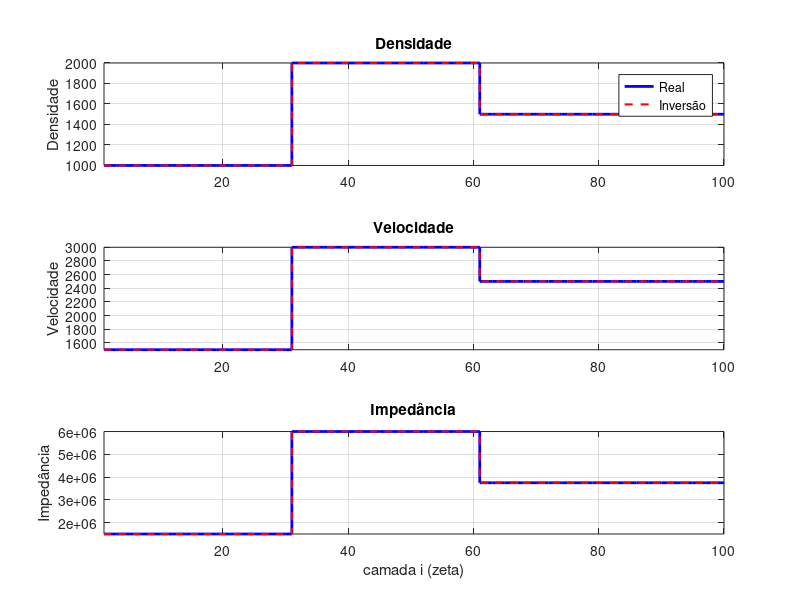

MATLAB code to generate this figure:
clear; clc; close all;

%parametros
nt = 300;
ni = 100; %camadas
nx = 21; %sensores
dx = 40; %distancia dos sensores
w = 2*pi*50; %frequencia angular

%interfaces
preal = ones(1, ni) * 1000;
creal   = ones(1, ni) * 1500;

preal(31:60) = 2000;  creal(31:60) = 3000;
preal(61:end) = 1500;  creal(61:end) = 2500;

Zreal = preal .* creal; %impedancia real para comparação

xi = (2*pi / (nx * dx)) * (-floor(nx/2):floor(nx/2)); %xi_m

%gerando dados dos sensores no dominio xi_m
Pteo = zeros(nx, nt);
Wteo = zeros(nx, nt);

fonte = zeros(1, nt);
fonte(3) = 1; %pulso

disp('Inicio');
for m = 1:nx

    Zm = zeros(1, ni); %impedancia obliqua
    for i = 1:ni
        kz = sqrt((w/creal(i))^2 - xi(m)^2);
        if isreal(kz) && kz > 0
            Zm(i) = preal(i) * w / kz;
        else
            Zm(i) = Zm(i-1); %para lidar com ondas evanescentes
        end
    end

    %propagação direta
    P = zeros(ni, nt);
    W = zeros(ni, nt);
    for j = 2:nt
        if mod(1 + j, 2) == 0 %superficie
            P(1, j) = fonte(j);
            U = Zm(1)*W(2, j-1) - P(2, j-1);
            W(1, j) = (P(1, j) + U) / Zm(1);
        end
        for i = 2:ni-1 %interno
            if mod(i + j, 2) == 0
                D = Zm(i-1)*W(i-1, j-1) + P(i-1, j-1);
                U = Zm(i)*W(i+1, j-1) - P(i+1, j-1);
                W(i, j) = (D + U) / (Zm(i-1) + Zm(i));
                P(i, j) = (Zm(i)*D - Zm(i-1)*U) / (Zm(i-1) + Zm(i));
            end
        end
        if mod(ni + j, 2) == 0 %fundo
            D = Zm(ni-1)*W(ni-1, j-1) + P(ni-1, j-1);
            W(ni, j) = D / (2 * Zm(ni-1));
            P(ni, j) = D / 2;
        end
    end

    Pteo(m, :) = P(1, :);
    Wteo(m, :) = W(1, :);
end

%tranformada inversa para voltar pro dominio em x
Psensor = real(ifft(ifftshift(Pteo, 1), [], 1)); %dados reias dos sensores
Wsensor = real(ifft(ifftshift(Wteo, 1), [], 1));

%AGORA É A INVERSÃO

%voltamos nosso dominio para os angulos xi_m
Pcanal = real(fftshift(fft(Psensor, [], 1), 1));
Wcanal = real(fftshift(fft(Wsensor, [], 1), 1));

%inversão
nt2 = 2 * ni; %tempo necessario
Zrec = zeros(nx, ni); %impedancia reconstruida camada x angulo

for m = 1:nx
    Pinv = zeros(ni, nt2);
    Winv = zeros(ni, nt2);
    Zinv = zeros(1, ni);

    %superficie
    for j = 1:2:nt2
        Pinv(1, j) = Pcanal(m, j + 2);
        Winv(1, j) = Wcanal(m, j + 2);
    end

    Zinv(1) = Pinv(1, 1) / Winv(1, 1);

    for i = 2:ni %recursão
        for j = i:2:(nt2 - i + 1)
            a = Winv(i-1, j-1) + Winv(i-1, j+1);
            b = Winv(i-1, j-1) - Winv(i-1, j+1);
            c = Pinv(i-1, j-1) + Pinv(i-1, j+1);
            d = Pinv(i-1, j-1) - Pinv(i-1, j+1);

            Winv(i, j) = 0.5 * (a + d / Zinv(i-1));
            Pinv(i, j) = 0.5 * (Zinv(i-1) * b + c);
        end

        Zinv(i) = Pinv(i, i) / Winv(i, i); %impedancia
    end

    Zrec(m, :) = Zinv;
end

%agora podemos separar a densidade e a velocidade fazendo regressao linear
prec = zeros(1, ni);
crec   = zeros(1, ni);

x = (xi(:).^2);

for i = 1:ni
    y = 1 ./ (real(Zrec(:, i)).^2); %toma a parte real para evitar ruido complexo

    p = polyfit(x, y, 1); %ajuste da reta

    B = min(p(1), -1e-20); %para manter a inclinação sempre negativa
    A = max(p(2),  1e-20); %para manter a interseção sempre positiva

    prec(i) = sqrt( -1 / (B * w^2) ); %recuperando os parametros
    crec(i)   = sqrt(  1 / (A * prec(i)^2) );
end

Zrec2 = prec .* crec; %impedancia recuperada
disp('Fim');

%visualização
figure;

%densidade
subplot(3, 1, 1);
stairs(1:ni, preal, 'b', 'LineWidth', 2, 'DisplayName', 'Real'); hold on;
stairs(1:ni, prec, 'r--', 'LineWidth', 1.5, 'DisplayName', 'Inversão');
ylabel('Densidade');
title('Densidade');
legend; grid on; axis tight;

%velocidade
subplot(3, 1, 2);
stairs(1:ni, creal, 'b', 'LineWidth', 2); hold on;
stairs(1:ni, crec, 'r--', 'LineWidth', 1.5);
ylabel('Velocidade');
title('Velocidade');
grid on; axis tight;

%impedancia
subplot(3, 1, 3);
stairs(1:ni, Zreal, 'b', 'LineWidth', 2); hold on;
stairs(1:ni, Zrec2, 'r--', 'LineWidth', 1.5);
xlabel('camada i (zeta)');
ylabel('Impedância');
title('Impedância');
grid on; axis tight;
